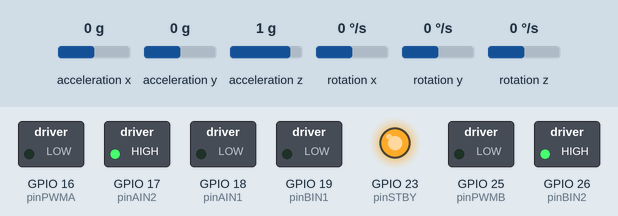
A sketch run on a simulated ESP32. Shown: switched loads named in the sketch (green lamp = pin HIGH), output pins drawn as LEDs (lit = HIGH). The inputs (shaded band) are chosen by the test bench; at power-on: acceleration y 0 g, acceleration x 0 g, acceleration z 1 g, rotation x 0 °/s, rotation y 0 °/s, rotation z 0 °/s. What the sketch prints to the serial monitor is not drawn.

Above: at 1.2 s.
1.3 s: acceleration y set to -0.8 g
Timing chart, 0 to 4.3 s (numbered marks = the images above; inputs shaded):
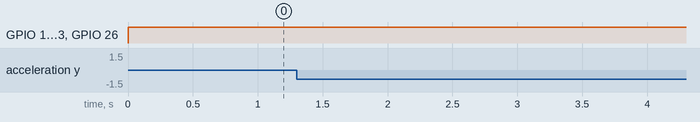

The sketch:

CodigoFinal.ino
```cpp
#include "Wire.h"
#include "I2Cdev.h"
#include "MPU6050.h"

MPU6050 sensor;

// Pines corregidos (sin conflictos)
const int pinPWMA = 16;
const int pinAIN2 = 17;
const int pinAIN1 = 18;
const int pinPWMB = 25;
const int pinBIN1 = 19;
const int pinBIN2 = 26;
const int pinSTBY = 23;

// Variables del sensor MPU6050
int16_t ax, ay, az;
int16_t gx, gy, gz;
long tiempo_prev;
float dt;
float ang_x, ang_y;
float ang_x_prev, ang_y_prev;

// Variables PID
float Kp = 0;
float Ki = 0;
float Kd = 0;
float integral = 0.0;
float derivative = 0.0;
float previous_error = 0.0;

void setup() {
  Serial.begin(115200);
  Wire.begin(21, 22);  // Pines I2C correctos

  sensor.initialize();

  pinMode(pinAIN2, OUTPUT);
  pinMode(pinAIN1, OUTPUT);
  pinMode(pinPWMA, OUTPUT);
  pinMode(pinBIN1, OUTPUT);
  pinMode(pinBIN2, OUTPUT);
  pinMode(pinPWMB, OUTPUT);
  pinMode(pinSTBY, OUTPUT);

  // Configuración PWM para ESP32
  ledcSetup(0, 1000, 8);  // canal 0, frecuencia 1kHz, resolución 8 bits
  ledcAttachPin(pinPWMA, 0);

  ledcSetup(1, 1000, 8);  // canal 1
  ledcAttachPin(pinPWMB, 1);
}

void loop() {
  sensor.getAcceleration(&ax, &ay, &az);
  sensor.getRotation(&gx, &gy, &gz);

  float accel_ang_x = atan2(ay, sqrt(pow(ax, 2) + pow(az, 2))) * (180.0 / PI);
  float accel_ang_y = atan2(-ax, sqrt(pow(ay, 2) + pow(az, 2))) * (180.0 / PI);

  dt = (millis() - tiempo_prev) / 1000.0;
  tiempo_prev = millis();
  ang_x = 0.98 * (ang_x_prev + (gx / 131.0) * dt) + 0.02 * accel_ang_x;
  ang_y = 0.98 * (ang_y_prev + (gy / 131.0) * dt) + 0.02 * accel_ang_y;

  ang_x_prev = ang_x;
  ang_y_prev = ang_y;

  float desired_angle = 0.0;
  float error = desired_angle - ang_x;

  integral += error * dt;
  derivative = (error - previous_error) / dt;

  float motor_speed = Kp * error + Ki * integral + Kd * derivative;

  enableMotors();
  moveMotor(pinPWMA, pinAIN1, pinAIN2, motor_speed, 0);
  moveMotor(pinPWMB, pinBIN1, pinBIN2, motor_speed, 1);

  Serial.print(" Rotación en X: ");
  Serial.print(ang_x);
  Serial.print(", Error: ");
  Serial.print(error);
  Serial.print(", Velocidad: ");
  Serial.println(motor_speed);

  previous_error = error;

  delay(1);
}

// Función adaptada para PWM en ESP32
void moveMotor(int pinPWM, int pinIN1, int pinIN2, float speed, int channel) {
  speed = constrain(speed, -255, 255);
  if (speed > 0) {
    digitalWrite(pinIN1, HIGH);
    digitalWrite(pinIN2, LOW);
    ledcWrite(channel, speed);
  } else {
    digitalWrite(pinIN1, LOW);
    digitalWrite(pinIN2, HIGH);
    ledcWrite(channel, -speed);
  }
}

void enableMotors() {
  digitalWrite(pinSTBY, HIGH);
}
```

Measured:
- after the input at 1.3 s, every drawn part: stays the same
